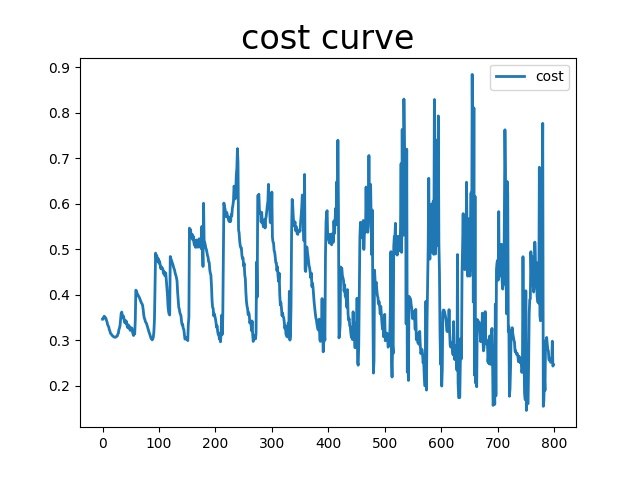
#> input picture Ann-test/ann_info/cost.jpg, 640 x 480 px; its folder holds only this picture in this run
$ python -i utils_tf.py   (imports and definitions only)
#> lines starting #> are read from the running program, lines starting #| are printed output that depends on the picture
# _*_ coding:utf-8 _*_
# coding=utf-8
import sys
stdi,stdo,stde=sys.stdin,sys.stdout,sys.stderr
# [1 line not run here, left out]
sys.stdin,sys.stdout,sys.stderr=stdi,stdo,stde
# [1 line not run here, left out]

import skimage
import skimage.io
import skimage.transform
import numpy as np
import matplotlib.pyplot as plt
import cv2
import random
from PIL import Image
import time
import random
from sklearn.metrics import f1_score
from sklearn.metrics import accuracy_score
from sklearn.metrics import recall_score
from sklearn.metrics import precision_score
from sklearn.metrics import confusion_matrix
from sklearn.model_selection import train_test_split
import os

class DataEnhance():
    """
    python实现（图片）数据增强
    参考网址：
    1、https://www.jb51.net/article/45653.htm（产生随机数）
    2、https://blog.csdn.net/guduruyu/article/details/70842142
    3、https://blog.csdn.net/qq_23301703/article/details/79908988
    """
    def __init__(self,image_h = 112,image_w = 112,crop_rate=0.875):
        """
       image_h,image_w用于（通过resize函数）限定图片的长和宽
        """
#> in loadAndEnhanceTrainData, img is the input picture: PIL image 640x480 RGB; mean R, G, B 233.3, 240.3, 244.6
        self.image_h = image_h
        self.image_w = image_w
        self.crop_rate = crop_rate
        pass

    def randomCrop(self,img,rate):
        """
       function:根据比率从图片中随机截取子图
       parameters:
           img:待截取图像（默认输入图像长宽相等）
           rate:截取的比率
       return:待返回图像crop_img
        """
#> called with rate = 0.875
        length = np.array(img).shape[0]
#> length = 480
        resizeLength = int(length*rate) # crop_img的边长
#> resizeLength = 420
        rangeLength = length - resizeLength  # 原图和crop_img边长差
#> rangeLength = 60
        # 随机产生crop_img的左上角坐标
        cropX = random.randint(0, rangeLength)
#> cropX = 54
        cropY = cropX
#> cropY = 54
        # 根据crop_img左上角坐标和右下角坐标截取图像
        box = (cropX, cropY, cropX+resizeLength, cropY+resizeLength)
#> box = (54, 54, 474, 474)
        crop_img = img.crop(box)
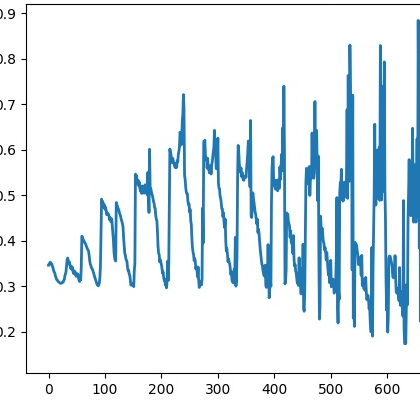
#> crop_img: PIL image 420x420 RGB; mean R, G, B 229, 237.8, 243.1
        return crop_img

    def randomFlipLeftRight(self,img):
        """
       function:
           对img图片进行随机的水平翻转
       parameters：
           img:待处理图片
        """
        randNum = random.randint(0, 1)
        if randNum%2==0:
            h_flip_img = img.transpose(Image.FLIP_LEFT_RIGHT)  # 水平翻转
        else:
            h_flip_img = img
        return h_flip_img

    def randomFlipUpDown(self,img):
        """
       function:
           对img图片进行随机的垂直翻转
       parameters：
           img:待处理图片
        """
        randNum = random.randint(0, 1)
        if randNum%2==0:
            v_flip_img = img.transpose(Image.FLIP_TOP_BOTTOM)   # 进行垂直翻转
        else:
            v_flip_img = img
        return v_flip_img

    def randomLightTrans(self,img):
        """
        function:对img进行随机光强变换
        parameters:待处理图片

        """
        light_factors = [0.75 + i * 0.05 for i in range(10)]
        light_factor = random.choice(light_factors)
        img = img.point(lambda i : i * light_factor)
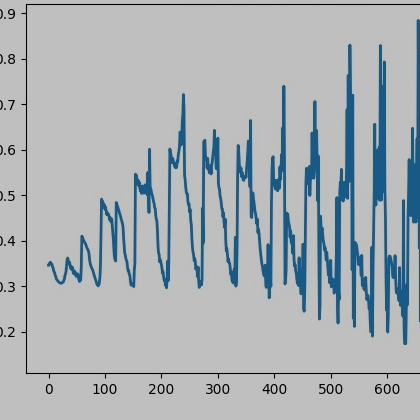
#> img: PIL image 420x420 RGB; mean R, G, B 171.5, 178.1, 182.2
        return img

    def dataEnhance(self,img,rate):
        """
       function:
           对输入图片进行随机截取、随机水平翻转、随机竖直翻转、随机光强变换
       parameters:
           img:待进行数据增强图片
        """
        x = self.randomCrop(img,rate)  # 随机截取
        x = self.randomFlipLeftRight(x)  # 随机水平翻转
        x = self.randomFlipUpDown(x)  # 随机垂直翻转
        x = self.randomLightTrans(x)  # 随机光强变换
        return x

    # [17 lines left out: function centerImageCrop, not called in this run]

    def loadAndEnhanceTrainData(self,path):
        """
        function:
            加载训练图片，并进行数据增强
        parameters:
            path:图片路径
        """
        img = Image.open(path)  # load image
        img = self.dataEnhance(img,self.crop_rate) # 数据增强（随机截取，随机水平翻转，随机竖直翻转，随机光强变换）
        img = np.array(img)
        img = img / 255.0 # 最大值归一化
#> img: shape (420, 420, 3) float64
        assert (0 <= img).all() and (img <= 1.0).all()
        # 限定图片的大小
        resized_img = skimage.transform.resize(img, (self.image_h, self.image_w))
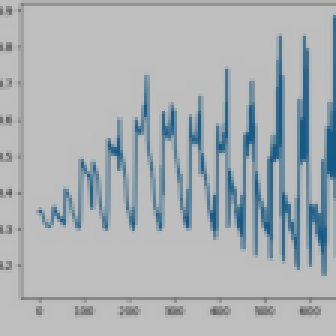
#> resized_img: shape (112, 112, 3) float64 (shown 3 times larger); mean R, G, B 0.673, 0.699, 0.714
        return resized_img

    # [45 lines left out: functions loadAndEnhanceTestData, getMiniBatch4TestAndVal, getMiniBatch4Train, not called in this run]


class utils():
    """
    读取图片、调用模型进行预测、计算样本真实标签、绘制准确率/损失函数变化曲线等。
    """
    def __init__(self):
        pass

    # [251 lines left out: functions printRd, load_image, onehot2realLabel, showPerformOrCostCurve, predicts, analyResult and 6 more, not called in this run]

# [2 lines not run here, left out]

>>> result = DataEnhance().loadAndEnhanceTrainData('Ann-test/ann_info/cost.jpg')

$ run again, on Ann-test/ann_info/perform.jpg
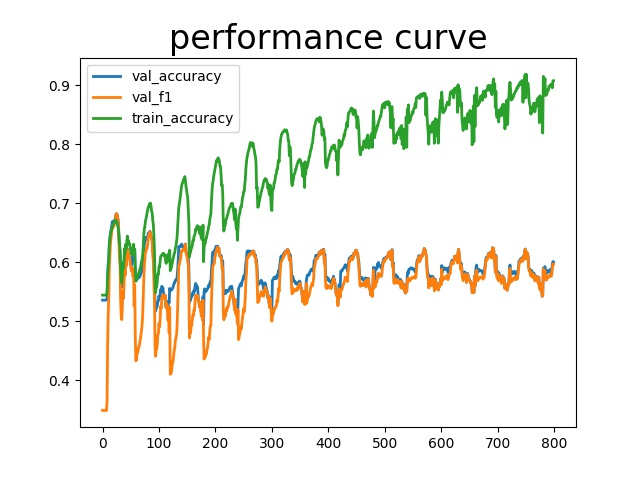
#> input picture Ann-test/ann_info/perform.jpg, 640 x 480 px
#> in loadAndEnhanceTrainData, img is the input picture: PIL image 640x480 RGB; mean R, G, B 242.4, 243, 237.2
#> in randomCrop, `crop_img = img.crop(box)`:
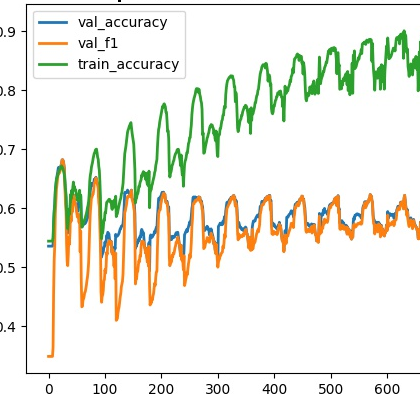
#> crop_img: PIL image 420x420 RGB; mean R, G, B 239.5, 240.2, 231.7
#> in loadAndEnhanceTrainData, `resized_img = skimage.transform.resize(img, (self.image_h, self.image_..`:
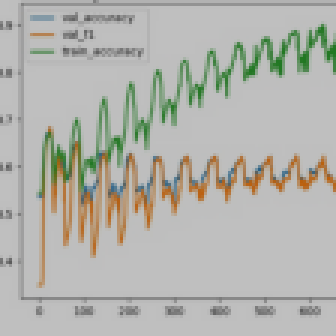
#> resized_img: shape (112, 112, 3) float64 (shown 3 times larger); mean R, G, B 0.704, 0.706, 0.681
